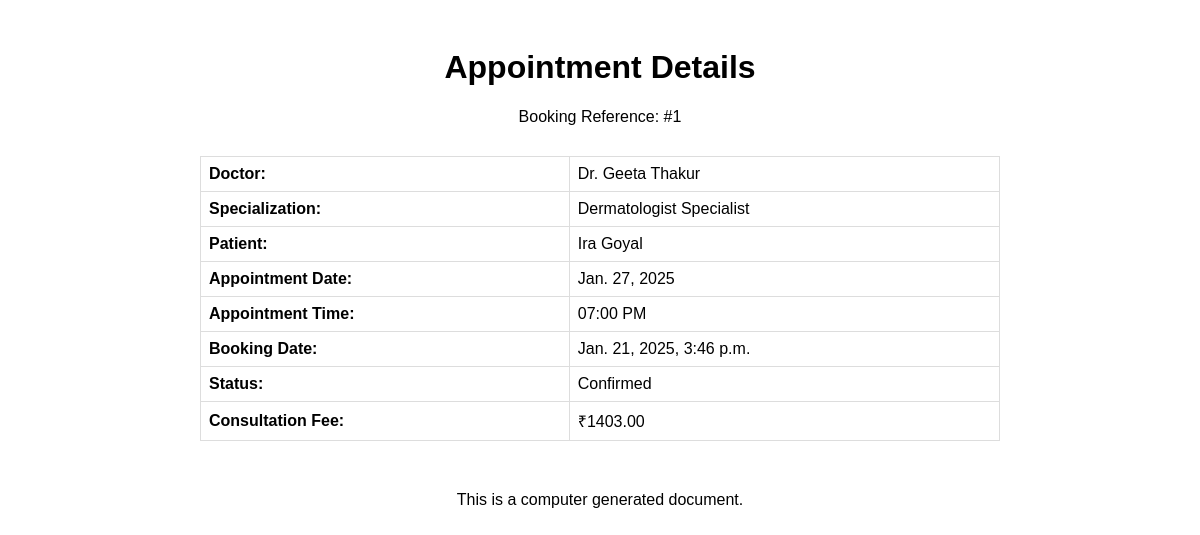
The app's page /patients/appointments/1/print/ (signed in) with its own data.
### bookings/models.py (models this page shows, shortened)
class Booking(models.Model):
    doctor = models.ForeignKey(
        settings.AUTH_USER_MODEL,
        on_delete=models.CASCADE,
        related_name="appointments",
        limit_choices_to={"role": "doctor"},
    )
    patient = models.ForeignKey(
        settings.AUTH_USER_MODEL,
        on_delete=models.CASCADE,
        related_name="patient_appointments",
        limit_choices_to={"role": "patient"},
    )
    appointment_date = models.DateField()
    appointment_time = models.TimeField()
    booking_date = models.DateTimeField(auto_now_add=True)
    status = models.CharField(
        max_length=20,
        choices=[
            ("pending", "Pending"),
            ("confirmed", "Confirmed"),
            ("completed", "Completed"),
            ("cancelled", "Cancelled"),
            ("no_show", "No Show"),
        ],
        default="pending",
    )
    class Meta:
        ordering = ["-appointment_date", "-appointment_time"]
        unique_together = ["doctor", "appointment_date", "appointment_time"]

### accounts/models.py (models this page shows, shortened)
class User(AbstractUser):
    class RoleChoices(models.TextChoices):
        DOCTOR = "doctor", "Doctor"
        PATIENT = "patient", "Patient"
    username = models.CharField(max_length=30, unique=True)
    role = models.CharField(
        choices=RoleChoices.choices,
        max_length=20,
        default="patient",
        error_messages={"required": "Role must be provided"},
    )
    email = models.EmailField(
        blank=True,
        error_messages={
            "unique": "A user with that email already exists.",
        },
    )
    first_name = models.CharField(max_length=150, blank=True)
    last_name = models.CharField(max_length=150, blank=True)
    registration_number = models.IntegerField(null=True, blank=True)
    USERNAME_FIELD = "username"
    REQUIRED_FIELDS = []
    objects = CustomUserManager()
    def get_full_name(self):
        full_name = "%s %s" % (self.first_name, self.last_name)
        return full_name.strip() or self.username

class Profile(models.Model):
    user = models.OneToOneField(
        User, on_delete=models.CASCADE, related_name="profile"
    )
    avatar = models.ImageField(
        default="defaults/user.png", upload_to=profile_photo_directory_path
    )
    phone = models.CharField(max_length=20, blank=True, null=True)
    dob = models.DateField(blank=True, null=True)
    about = models.TextField(blank=True, null=True)
    specialization = models.CharField(max_length=255, blank=True, null=True)
    gender = models.CharField(
        max_length=10,
        choices=[("male", "Male"), ("female", "Female"), ("other", "Other")],
        blank=True,
    )
    address = models.TextField(blank=True, null=True)
    city = models.CharField(max_length=100, blank=True)
    state = models.CharField(max_length=100, blank=True)
    postal_code = models.CharField(max_length=20, blank=True)
    country = models.CharField(max_length=100, blank=True)
    price_per_consultation = models.DecimalField(
        max_digits=10, decimal_places=2, null=True, blank=True
    )
    is_available = models.BooleanField(default=True)
    blood_group = models.CharField(
        max_length=5,
        choices=[
            ("A+", "A+"),
            ("A-", "A-"),
            ("B+", "B+"),
            ("B-", "B-"),
            ("O+", "O+"),
            ("O-", "O-"),
            ("AB+", "AB+"),
            ("AB-", "AB-"),
        ],
        blank=True,
        null=True,
    )
    allergies = models.TextField(blank=True, null=True)
    medical_conditions = models.TextField(blank=True, null=True)

### patients/views.py (the view)
class AppointmentPrintView(DetailView):
    model = Booking
    template_name = "patients/appointment-print.html"
    context_object_name = "appointment"
    def get_queryset(self):
        return Booking.objects.select_related(
            "doctor", "doctor__profile", "patient", "patient__profile"
        ).filter(patient=self.request.user)
    def render_to_response(self, context):
        html_string = render_to_string(
            self.template_name, context, request=self.request
        )
        return HttpResponse(html_string)

### accounts/managers.py (called while the page is built)
    def get(self, *args, **kwargs):
        return super().select_related("profile").get(*args, **kwargs)

### templates/patients/appointment-print.html (shortened to what this page needs)
<!DOCTYPE html>
<html>
<head>
</head>
<body>
    <div class="container">
        <div class="header">
            <h1>Appointment Details</h1>
            <p>Booking Reference: #{{ appointment.pk }}</p>
        </div>
        <div class="details">
            <table>
                <tr>
                    <td><strong>Doctor:</strong></td>
                    <td>Dr. {{ appointment.doctor.get_full_name }}</td>
                </tr>
                <tr>
                    <td><strong>Specialization:</strong></td>
                    <td>{{ appointment.doctor.profile.specialization }}</td>
                </tr>
                <tr>
                    <td><strong>Patient:</strong></td>
                    <td>{{ appointment.patient.get_full_name }}</td>
                </tr>
                <tr>
                    <td><strong>Appointment Date:</strong></td>
                    <td>{{ appointment.appointment_date }}</td>
                </tr>
                <tr>
                    <td><strong>Appointment Time:</strong></td>
                    <td>{{ appointment.appointment_time|time:"h:i A" }}</td>
                </tr>
                <tr>
                    <td><strong>Booking Date:</strong></td>
                    <td>{{ appointment.booking_date }}</td>
                </tr>
                <tr>
                    <td><strong>Status:</strong></td>
                    <td>{{ appointment.status|title }}</td>
                </tr>
                <tr>
                    <td><strong>Consultation Fee:</strong></td>
                    <td>₹{{ appointment.doctor.profile.price_per_consultation }}</td>
                </tr>
            </table>
        </div>
        <div class="footer">
            <p>This is a computer generated document.</p>
        </div>
    </div>
</body>
</html>

### templates/patients/appointment-print.html (style rules this page uses)
body { font-family: Arial, sans-serif; }
.container { max-width: 800px; margin: 0 auto; padding: 20px; }
.header { text-align: center; margin-bottom: 30px; }
.details { margin-bottom: 20px; }
.details table { width: 100%; border-collapse: collapse; }
.details td { padding: 8px; border: 1px solid #ddd; }
.footer { margin-top: 50px; text-align: center; }

### records on screen
Booking: pk "1", doctor.get_full_name "Geeta Thakur", doctor.profile.specialization "Dermatologist Specialist", patient.get_full_name "Ira Goyal", appointment_date "Jan. 27, 2025", appointment_time "07:00 PM", booking_date "Jan. 21, 2025, 3:46 p.m.", status "Confirmed", doctor.profile.price_per_consultation "1403.00"
